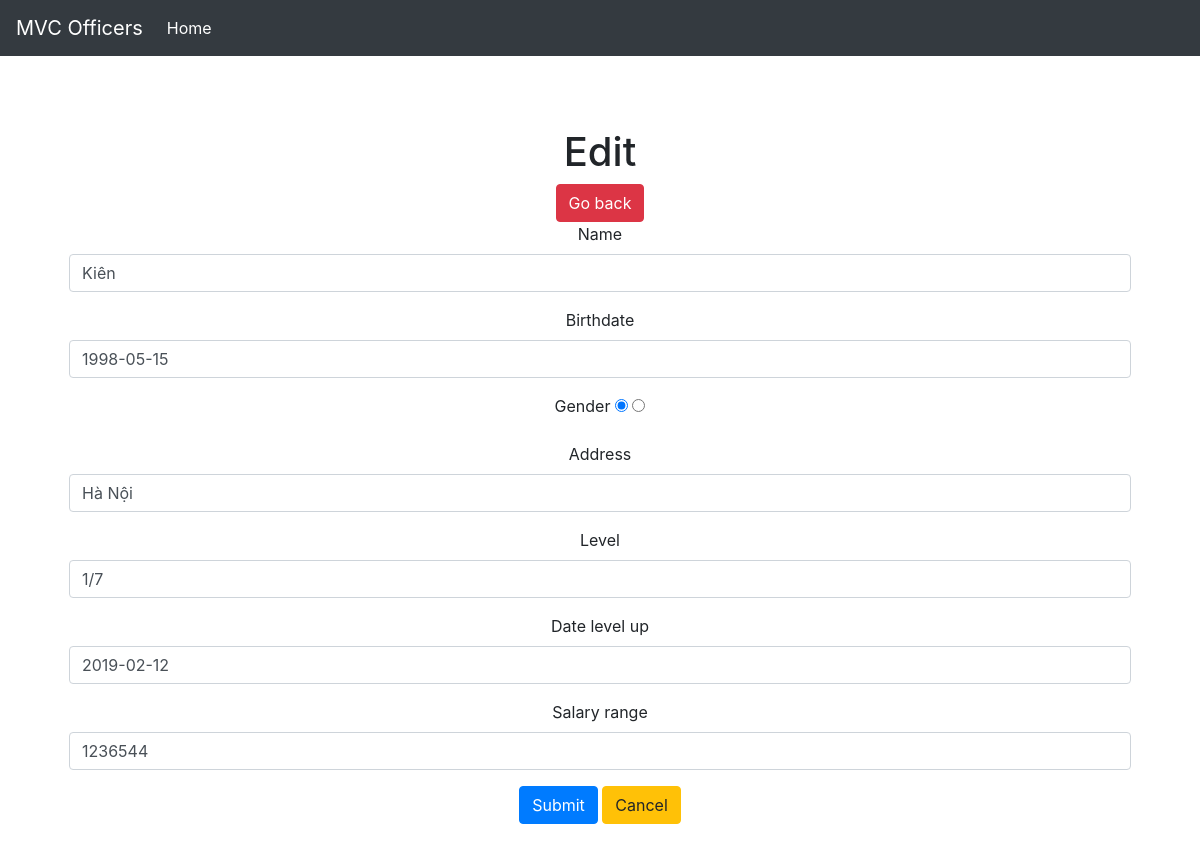
Page /MVC1/workerController/edit/0 on the committed database.
### tables this page shows
CREATE TABLE `workers` (
  `id` int(11) NOT NULL,
  `birthdate` date NOT NULL,
  `gender` varchar(3) NOT NULL,
  `address` varchar(30) NOT NULL,
  `level` varchar(4) NOT NULL,
  `date_level_up` date NOT NULL,
  `salary_range` double NOT NULL,
  `name` varchar(30) NOT NULL
);

### MVC1/Controllers/workerController.php (called while the page is built, shortened)
<?php
    class workerController extends Controller
    {
        private $wRepo;
        public function __construct()
        {
            $this->wModel=new WorkerModel();
            $this->wRepo=new WorkerRepository($this->wModel);
        }
        public function edit($id)
        {
            $array_edit=$this->wRepo->getOne($id);
            $this->render("edit");
        }
    }

### MVC1/Dispathcher.php (called while the page is built, shortened)
<?php
class Dispathcher
{
    public function dispatch()
    {
        $this->request = new Request();
        $controller = $this->loadController();
        call_user_func_array([$controller, $this->request->action], $this->request->params);
    }
    public function loadController()
    {
        $controller = new $name();
        return $controller;
    }
}
?>

### MVC1/Webroot/index.php (called while the page is built, shortened)
<?php
     $dispathcher=new Dispathcher();
     $dispathcher->dispatch();

### MVC1/Core/Model.php (called while the page is built, shortened)
<?php
    class Model
    {
        protected $name;
        protected $birthdate;
        protected $address;
        public function setName($name)
        {
            $this->name=$name;
        }
        public function getName()
        {
            return $this->name;
        }
        public function setBirthdate($birth)
        {
            $this->birthdate=$birth;
        }
        public function getBirthdate()
        {
            return $this->birthdate;
        }
        public function setAdress($add)
        {
            $this->address=$add;
        }
        public function getAdress()
        {
            return $this->address;
        }
    }

### MVC1/Core/ResourceModel.php (called while the page is built, shortened)
<?php
    class ResourceModel implements ResourceModelInterface
    {
        private $table;
        private $id;
        public function _init($table,$id,$model)
        {
            $this->table=$table;
            $this->id=$id;
        }
        public function getSingleInfo($id)
        {
            $conn=Database::getBdd();
            $sql="SELECT * FROM ".$this->table." WHERE ".$this->id."=?";
            $stmt=$conn->prepare($sql);
            $stmt->bindParam(1,$id);
            $stmt->setFetchMode(PDO::FETCH_ASSOC);
            $stmt->execute();
            return $stmt->fetch();
        }
    }

### MVC1/Models/WorkerRepository.php (called while the page is built, shortened)
<?php
    class WorkerRepository
    {
        public $wRepo;
        public function __construct(WorkerModel $em)
        {
           $this->wRepo=new WorkerResourceModel($em);
        }
        public function getOne($id)
        {
            return $this->wRepo->getSingleInfo($id);
        }
    }

### MVC1/Models/WorkerModel.php (called while the page is built, shortened)
<?php
    class WorkerModel extends Model
    {
        protected $level;
        protected $date_level_up;
        protected $salary_range;
        public function __construct()
        {
            $this->level="";
            $this->date_level_up="";
            $this->salary_range="";
        }
        public function setLevel($level)
        {
            $this->level=$level;
        }
        public function getLevel()
        {
            return $this->level;
        }
        public function setDate($date)
        {
            $this->date_level_up=$date;
        }
        public function getDate()
        {
            return $this->date_level_up;
        }
        public function setRange($range)
        {
            $this->salary_range=$range;
        }
        public function getRange()
        {
            return $this->salary_range;
        }
    }

### MVC1/Views/Worker/edit.php (the view)
<h1>Edit</h1>
<a class="btn btn-danger" href="/MVC1/workerController/index">Go back</a>
<form method='post' action='#'>
    <div class="form-group">
        <label for="name">Name</label>
        <input type="text" class="form-control" id="name" placeholder="Enter a name" name="name" value="<?=$edits->getName()?>">
    </div>
    <div class="form-group">
        <label for="description">Birthdate</label>
        <input type="text" class="form-control" id="birth" placeholder="Enter a birthdate" name="birth" value="<?=$edits->getBirthdate()?>">
    </div>
    <div class="form-group">
        <label for="description">Gender</label>
        <input type="radio" value="Nam" name="gender" id="gender" checked>
        <input type="radio" value="Nữ" name="gender" id="gender">
    </div>
    <div class="form-group">
        <label for="description">Address</label>
        <input type="text" class="form-control" name="address" id="address"  placeholder="Enter address"  value="<?=$edits->getAdress()?>">
    </div>
    <div class="form-group">
        <label for="description">Level</label>
        <input type="text"  name="level" id="level"  placeholder="Enter level" class="form-control" value="<?=$edits->getLevel()?>">
    </div>
    <div class="form-group">
        <label for="description">Date level up</label>
        <input type="text"  name="date" id="date"  placeholder="Enter date" class="form-control" value="<?=$edits->getDate()?>">
    </div>
    <div class="form-group">
        <label for="description">Salary range</label>
        <input type="text"  name="range" id="range"  placeholder="Enter range" class="form-control" value="<?=$edits->getRange()?>">
    </div>
    <button type="submit" class="btn btn-primary" id="send">Submit</button>
    <button type="reset" class="btn btn-warning" >Cancel</button>
</form>

### MVC1/Views/Layouts/default.php (style rules this page uses)
body { padding-top: 5rem; }

### rows in the picture
workers: name "Kiên", birth "1998-05-15", address "Hà Nội", level "1/7", date "2019-02-12", range "1236544"
